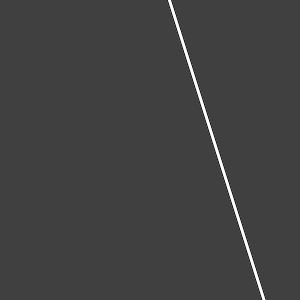
Frame 1 (no input)
Frame 60 (the mouse pressed at the canvas centre just before this capture): identical to frame 1, image omitted
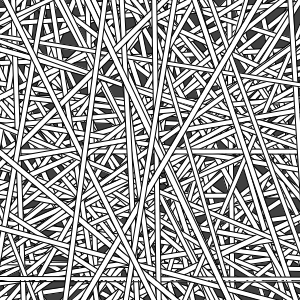
Frame 120 (the mouse held since frame 60 and released just before this capture)

The Processing sketch that drew these frames (run headless with seeded random() and noise(); from frame 60 on, the mouse is pressed at the canvas centre):

// Processing sketch: processing_23986
// ── processing_23986.pde

// virtual pickup sticks
// based on an example from the book 'algorithms for visual design'

// in this version, we will use arrays to store the information
// related to the sticks
float[] x = new float[300]; // positon (x,y)
float[] y = new float[300];
float[] r = new float[300]; // rotation

void setup() {
  size(300, 300);  
  smooth();
  rectMode(CENTER);
  
  // fill the 3 arrays with random values 
  for (int i=0; i < x.length; i++) {
    x[i] = random(width);
    y[i] = random(height);
    r[i] = random(TWO_PI);
  }  
}

void draw() {
  background(64);
  fill(255);
  
  // draw more or less sticks based on the value of mouseY
  int numRect = int(map(mouseY, 0, height, 1, x.length));
  
  for (int i=0; i < numRect; i++) {
    pushMatrix();
      translate(x[i], y[i]);
      rotate(r[i]);
      rect(0, 0, 5, 1000);
      
      // set a fill color based on "i" -- the first ones drawn will 
      // appear darker
      //fill(map(i, 1, numRect, 100, 255));
      
      // animate the rotation (remember r[i] is in radians)
      //r[i] += 0.005;
    popMatrix();
  }
}
